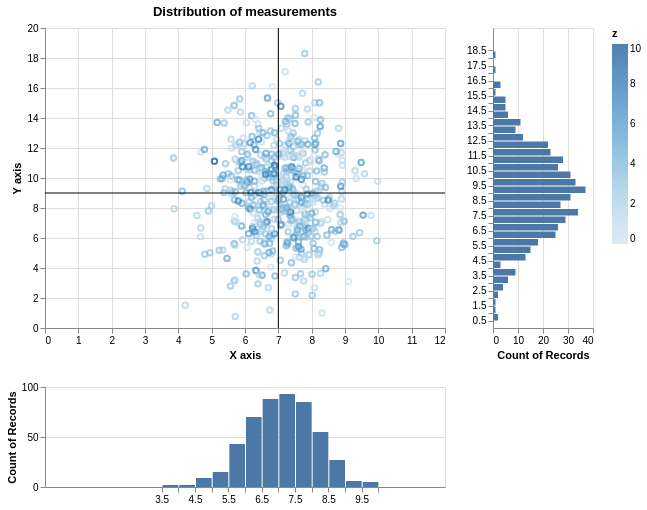

The specification (Vega-Lite) saved for this image:
### Vega specification from a JSON file in a GitHub repository (floating-point values rounded to 4 significant figures; data arrays with more than 128 entries replaced by an {"elided": "..."} marker saying what was removed)
{"$schema": "https://vega.github.io/schema/vega/v5.json", "background": "white", "padding": 5, "data": [{"name": "selector002_store"}, {"name": "selector001_store"}, {"name": "selector003_store"}, {"name": "selector004_store"}, {"name": "data-a6e686fe7d7c2cbd8c8927e1f7e899e8", "format": {}, "values": {"elided": "500 records"}}, {"name": "empty", "format": {}, "values": [{}]}, {"name": "data_1", "source": "data-a6e686fe7d7c2cbd8c8927e1f7e899e8", "transform": [{"type": "filter", "expr": "isValid(datum[\"x\"]) && isFinite(+datum[\"x\"]) && isValid(datum[\"y\"]) && isFinite(+datum[\"y\"]) && isValid(datum[\"z\"]) && isFinite(+datum[\"z\"])"}]}, {"name": "data_2", "source": "data-a6e686fe7d7c2cbd8c8927e1f7e899e8", "transform": [{"type": "extent", "field": "x", "signal": "concat_1_bin_step_0_5_x_extent"}, {"type": "bin", "field": "x", "as": ["bin_step_0_5_x", "bin_step_0_5_x_end"], "signal": "concat_1_bin_step_0_5_x_bins", "extent": {"signal": "concat_1_bin_step_0_5_x_extent"}, "step": 0.5}, {"type": "extent", "field": "y", "signal": "concat_0_concat_1_bin_step_0_5_y_extent"}, {"type": "bin", "field": "y", "as": ["bin_step_0_5_y", "bin_step_0_5_y_end"], "signal": "concat_0_concat_1_bin_step_0_5_y_bins", "extent": {"signal": "concat_0_concat_1_bin_step_0_5_y_extent"}, "step": 0.5}]}, {"name": "data_3", "source": "data_2", "transform": [{"type": "aggregate", "groupby": ["bin_step_0_5_x", "bin_step_0_5_x_end"], "ops": ["count"], "fields": [null], "as": ["__count"]}, {"type": "filter", "expr": "isValid(datum[\"bin_step_0_5_x\"]) && isFinite(+datum[\"bin_step_0_5_x\"])"}]}, {"name": "data_4", "source": "data_2", "transform": [{"type": "aggregate", "groupby": ["bin_step_0_5_y", "bin_step_0_5_y_end"], "ops": ["count"], "fields": [null], "as": ["__count"]}, {"type": "filter", "expr": "isValid(datum[\"bin_step_0_5_y\"]) && isFinite(+datum[\"bin_step_0_5_y\"])"}]}], "signals": [{"name": "concat_0_height", "value": 300}, {"name": "concat_0_concat_0_width", "value": 400}, {"name": "concat_0_concat_1_width", "value": 100}, {"name": "concat_1_width", "value": 400}, {"name": "concat_1_height", "value": 100}, {"name": "unit", "value": {}, "on": [{"events": "mousemove", "update": "isTuple(group()) ? group() : unit"}]}, {"name": "selector002", "update": "{\"x\": selector002_x, \"y\": selector002_y}"}, {"name": "selector002_x"}, {"name": "selector002_y"}, {"name": "selector001", "update": "vlSelectionResolve(\"selector001_store\", \"union\", true, true)"}, {"name": "selector003", "update": "{\"y\": selector003_y}"}, {"name": "selector003_y"}, {"name": "selector004", "update": "{\"x\": selector004_x}"}, {"name": "selector004_x"}], "layout": {"padding": 20, "columns": 1, "bounds": "full", "align": "each"}, "marks": [{"type": "group", "name": "concat_0_group", "layout": {"padding": 20, "bounds": "full", "align": "each"}, "marks": [{"type": "group", "name": "concat_0_concat_0_group", "title": {"text": "Distribution of measurements", "frame": "group"}, "style": "cell", "encode": {"update": {"width": {"signal": "concat_0_concat_0_width"}, "height": {"signal": "concat_0_height"}}}, "signals": [{"name": "selector002_x", "on": [{"events": [{"source": "view", "type": "dblclick"}], "update": "null"}, {"events": {"signal": "selector002_translate_delta"}, "update": "panLinear(selector002_translate_anchor.extent_x, -selector002_translate_delta.x / concat_0_concat_0_width)"}, {"events": {"signal": "selector002_zoom_delta"}, "update": "zoomLinear(domain(\"concat_0_concat_0_x\"), selector002_zoom_anchor.x, selector002_zoom_delta)"}], "push": "outer"}, {"name": "selector002_y", "on": [{"events": [{"source": "view", "type": "dblclick"}], "update": "null"}, {"events": {"signal": "selector002_translate_delta"}, "update": "panLinear(selector002_translate_anchor.extent_y, selector002_translate_delta.y / concat_0_height)"}, {"events": {"signal": "selector002_zoom_delta"}, "update": "zoomLinear(domain(\"concat_0_concat_0_y\"), selector002_zoom_anchor.y, selector002_zoom_delta)"}], "push": "outer"}, {"name": "selector002_tuple", "on": [{"events": [{"signal": "selector002_x || selector002_y"}], "update": "selector002_x && selector002_y ? {unit: \"concat_0_concat_0_layer_0\", fields: selector002_tuple_fields, values: [selector002_x,selector002_y]} : null"}]}, {"name": "selector002_tuple_fields", "value": [{"field": "x", "channel": "x", "type": "R"}, {"field": "y", "channel": "y", "type": "R"}]}, {"name": "selector002_translate_anchor", "value": {}, "on": [{"events": [{"source": "scope", "type": "mousedown"}], "update": "{x: x(unit), y: y(unit), extent_x: domain(\"concat_0_concat_0_x\"), extent_y: domain(\"concat_0_concat_0_y\")}"}]}, {"name": "selector002_translate_delta", "value": {}, "on": [{"events": [{"source": "window", "type": "mousemove", "consume": true, "between": [{"source": "scope", "type": "mousedown"}, {"source": "window", "type": "mouseup"}]}], "update": "{x: selector002_translate_anchor.x - x(unit), y: selector002_translate_anchor.y - y(unit)}"}]}, {"name": "selector002_zoom_anchor", "on": [{"events": [{"source": "scope", "type": "wheel", "consume": true}], "update": "{x: invert(\"concat_0_concat_0_x\", x(unit)), y: invert(\"concat_0_concat_0_y\", y(unit))}"}]}, {"name": "selector002_zoom_delta", "on": [{"events": [{"source": "scope", "type": "wheel", "consume": true}], "force": true, "update": "pow(1.001, event.deltaY * pow(16, event.deltaMode))"}]}, {"name": "selector002_modify", "on": [{"events": {"signal": "selector002_tuple"}, "update": "modify(\"selector002_store\", selector002_tuple, true)"}]}], "marks": [{"name": "concat_0_concat_0_layer_0_marks", "type": "symbol", "clip": true, "style": ["point"], "interactive": true, "from": {"data": "data_1"}, "encode": {"update": {"opacity": {"value": 0.7}, "fill": {"value": "transparent"}, "stroke": [{"test": "!length(data(\"selector001_store\")) || vlSelectionTest(\"selector001_store\", datum)", "scale": "color", "field": "z"}, {"value": "lightgray"}], "tooltip": {"signal": "{\"x\": format(datum[\"x\"], \"\"), \"y\": format(datum[\"y\"], \"\")}"}, "ariaRoleDescription": {"value": "point"}, "description": {"signal": "\"X axis: \" + (format(datum[\"x\"], \"\")) + \"; Y axis: \" + (format(datum[\"y\"], \"\")) + \"; z: \" + (format(datum[\"z\"], \"\")) + \"; x: \" + (format(datum[\"x\"], \"\")) + \"; y: \" + (format(datum[\"y\"], \"\"))"}, "x": {"scale": "concat_0_concat_0_x", "field": "x"}, "y": {"scale": "concat_0_concat_0_y", "field": "y"}}}}, {"name": "concat_0_concat_0_layer_1_layer_0_marks", "type": "rule", "clip": true, "style": ["rule"], "interactive": false, "from": {"data": "empty"}, "encode": {"update": {"stroke": {"value": "black"}, "x": {"scale": "concat_0_concat_0_x", "value": 7}, "y": {"value": 0}, "y2": {"field": {"group": "height"}}}}}, {"name": "concat_0_concat_0_layer_1_layer_1_marks", "type": "rule", "clip": true, "style": ["rule"], "interactive": false, "from": {"data": "empty"}, "encode": {"update": {"stroke": {"value": "black"}, "x": {"field": {"group": "width"}}, "x2": {"value": 0}, "y": {"scale": "concat_0_concat_0_y", "value": 9}}}}], "axes": [{"scale": "concat_0_concat_0_x", "orient": "bottom", "gridScale": "concat_0_concat_0_y", "grid": true, "tickCount": {"signal": "ceil(concat_0_concat_0_width/40)"}, "domain": false, "labels": false, "aria": false, "maxExtent": 0, "minExtent": 0, "ticks": false, "zindex": 0}, {"scale": "concat_0_concat_0_y", "orient": "left", "gridScale": "concat_0_concat_0_x", "grid": true, "tickCount": {"signal": "ceil(concat_0_height/40)"}, "domain": false, "labels": false, "aria": false, "maxExtent": 0, "minExtent": 0, "ticks": false, "zindex": 0}, {"scale": "concat_0_concat_0_x", "orient": "bottom", "grid": false, "title": "X axis", "labelFlush": true, "labelOverlap": true, "tickCount": {"signal": "ceil(concat_0_concat_0_width/40)"}, "zindex": 0}, {"scale": "concat_0_concat_0_y", "orient": "left", "grid": false, "title": "Y axis", "labelOverlap": true, "tickCount": {"signal": "ceil(concat_0_height/40)"}, "zindex": 0}]}, {"type": "group", "name": "concat_0_concat_1_group", "style": "cell", "encode": {"update": {"width": {"signal": "concat_0_concat_1_width"}, "height": {"signal": "concat_0_height"}}}, "signals": [{"name": "selector001_tuple", "on": [{"events": [{"source": "scope", "type": "click"}], "update": "datum && item().mark.marktype !== 'group' && indexof(item().mark.role, 'legend') < 0 && indexof(item().mark.name, 'selector003_brush') < 0 ? {unit: \"concat_0_concat_1\", fields: selector001_tuple_fields, values: [[(item().isVoronoi ? datum.datum : datum)[\"bin_step_0_5_y\"], (item().isVoronoi ? datum.datum : datum)[\"bin_step_0_5_y_end\"]]]} : null", "force": true}, {"events": [{"source": "view", "type": "dblclick"}], "update": "null"}]}, {"name": "selector001_tuple_fields", "value": [{"field": "y", "channel": "y", "type": "R-RE"}]}, {"name": "selector001_toggle", "value": false, "on": [{"events": [{"source": "scope", "type": "click"}], "update": "event.shiftKey"}, {"events": [{"source": "view", "type": "dblclick"}], "update": "false"}]}, {"name": "selector001_modify", "on": [{"events": {"signal": "selector001_tuple"}, "update": "modify(\"selector001_store\", selector001_toggle ? null : selector001_tuple, selector001_toggle ? null : true, selector001_toggle ? selector001_tuple : null)"}]}, {"name": "selector003_y", "on": [{"events": [{"source": "view", "type": "dblclick"}], "update": "null"}, {"events": {"signal": "selector003_translate_delta"}, "update": "panLinear(selector003_translate_anchor.extent_y, selector003_translate_delta.y / concat_0_height)"}, {"events": {"signal": "selector003_zoom_delta"}, "update": "zoomLinear(domain(\"concat_0_concat_1_y\"), selector003_zoom_anchor.y, selector003_zoom_delta)"}], "push": "outer"}, {"name": "selector003_tuple", "on": [{"events": [{"signal": "selector003_y"}], "update": "selector003_y ? {unit: \"concat_0_concat_1\", fields: selector003_tuple_fields, values: [selector003_y]} : null"}]}, {"name": "selector003_tuple_fields", "value": [{"field": "y", "channel": "y", "type": "R"}]}, {"name": "selector003_translate_anchor", "value": {}, "on": [{"events": [{"source": "scope", "type": "mousedown"}], "update": "{x: x(unit), y: y(unit), extent_y: domain(\"concat_0_concat_1_y\")}"}]}, {"name": "selector003_translate_delta", "value": {}, "on": [{"events": [{"source": "window", "type": "mousemove", "consume": true, "between": [{"source": "scope", "type": "mousedown"}, {"source": "window", "type": "mouseup"}]}], "update": "{x: selector003_translate_anchor.x - x(unit), y: selector003_translate_anchor.y - y(unit)}"}]}, {"name": "selector003_zoom_anchor", "on": [{"events": [{"source": "scope", "type": "wheel", "consume": true}], "update": "{x: invert(\"concat_0_concat_1_x\", x(unit)), y: invert(\"concat_0_concat_1_y\", y(unit))}"}]}, {"name": "selector003_zoom_delta", "on": [{"events": [{"source": "scope", "type": "wheel", "consume": true}], "force": true, "update": "pow(1.001, event.deltaY * pow(16, event.deltaMode))"}]}, {"name": "selector003_modify", "on": [{"events": {"signal": "selector003_tuple"}, "update": "modify(\"selector003_store\", selector003_tuple, true)"}]}], "marks": [{"name": "concat_0_concat_1_marks", "type": "rect", "clip": true, "style": ["bar"], "interactive": true, "from": {"data": "data_4"}, "encode": {"update": {"fill": {"value": "#4c78a8"}, "tooltip": {"signal": "{\"Count of Records\": format(datum[\"__count\"], \"\")}"}, "ariaRoleDescription": {"value": "bar"}, "description": {"signal": "\"Count of Records: \" + (format(datum[\"__count\"], \"\")) + \"; y (binned): \" + (!isValid(datum[\"bin_step_0_5_y\"]) || !isFinite(+datum[\"bin_step_0_5_y\"]) ? \"null\" : format(datum[\"bin_step_0_5_y\"], \"\") + \" – \" + format(datum[\"bin_step_0_5_y_end\"], \"\"))"}, "x": {"scale": "concat_0_concat_1_x", "field": "__count"}, "x2": {"scale": "concat_0_concat_1_x", "value": 0}, "y2": {"scale": "concat_0_concat_1_y", "field": "bin_step_0_5_y"}, "y": {"scale": "concat_0_concat_1_y", "field": "bin_step_0_5_y_end", "offset": 1}}}}], "axes": [{"scale": "concat_0_concat_1_x", "orient": "bottom", "gridScale": "concat_0_concat_1_y", "grid": true, "tickCount": {"signal": "ceil(concat_0_concat_1_width/40)"}, "domain": false, "labels": false, "aria": false, "maxExtent": 0, "minExtent": 0, "ticks": false, "zindex": 0}, {"scale": "concat_0_concat_1_x", "orient": "bottom", "grid": false, "title": "Count of Records", "labelFlush": true, "labelOverlap": true, "tickCount": {"signal": "ceil(concat_0_concat_1_width/40)"}, "zindex": 0}, {"scale": "concat_0_concat_1_y", "orient": "left", "grid": false, "labelOverlap": true, "tickCount": {"signal": "ceil(concat_0_height/10)"}, "zindex": 0}]}]}, {"type": "group", "name": "concat_1_group", "style": "cell", "encode": {"update": {"width": {"signal": "concat_1_width"}, "height": {"signal": "concat_1_height"}}}, "signals": [{"name": "selector001_tuple", "on": [{"events": [{"source": "scope", "type": "click"}], "update": "datum && item().mark.marktype !== 'group' && indexof(item().mark.role, 'legend') < 0 && indexof(item().mark.name, 'selector004_brush') < 0 ? {unit: \"concat_1\", fields: selector001_tuple_fields, values: [[(item().isVoronoi ? datum.datum : datum)[\"bin_step_0_5_x\"], (item().isVoronoi ? datum.datum : datum)[\"bin_step_0_5_x_end\"]]]} : null", "force": true}, {"events": [{"source": "view", "type": "dblclick"}], "update": "null"}]}, {"name": "selector001_tuple_fields", "value": [{"field": "x", "channel": "x", "type": "R-RE"}]}, {"name": "selector001_toggle", "value": false, "on": [{"events": [{"source": "scope", "type": "click"}], "update": "event.shiftKey"}, {"events": [{"source": "view", "type": "dblclick"}], "update": "false"}]}, {"name": "selector001_modify", "on": [{"events": {"signal": "selector001_tuple"}, "update": "modify(\"selector001_store\", selector001_toggle ? null : selector001_tuple, selector001_toggle ? null : true, selector001_toggle ? selector001_tuple : null)"}]}, {"name": "selector004_x", "on": [{"events": [{"source": "view", "type": "dblclick"}], "update": "null"}, {"events": {"signal": "selector004_translate_delta"}, "update": "panLinear(selector004_translate_anchor.extent_x, -selector004_translate_delta.x / concat_1_width)"}, {"events": {"signal": "selector004_zoom_delta"}, "update": "zoomLinear(domain(\"concat_1_x\"), selector004_zoom_anchor.x, selector004_zoom_delta)"}], "push": "outer"}, {"name": "selector004_tuple", "on": [{"events": [{"signal": "selector004_x"}], "update": "selector004_x ? {unit: \"concat_1\", fields: selector004_tuple_fields, values: [selector004_x]} : null"}]}, {"name": "selector004_tuple_fields", "value": [{"field": "x", "channel": "x", "type": "R"}]}, {"name": "selector004_translate_anchor", "value": {}, "on": [{"events": [{"source": "scope", "type": "mousedown"}], "update": "{x: x(unit), y: y(unit), extent_x: domain(\"concat_1_x\")}"}]}, {"name": "selector004_translate_delta", "value": {}, "on": [{"events": [{"source": "window", "type": "mousemove", "consume": true, "between": [{"source": "scope", "type": "mousedown"}, {"source": "window", "type": "mouseup"}]}], "update": "{x: selector004_translate_anchor.x - x(unit), y: selector004_translate_anchor.y - y(unit)}"}]}, {"name": "selector004_zoom_anchor", "on": [{"events": [{"source": "scope", "type": "wheel", "consume": true}], "update": "{x: invert(\"concat_1_x\", x(unit)), y: invert(\"concat_1_y\", y(unit))}"}]}, {"name": "selector004_zoom_delta", "on": [{"events": [{"source": "scope", "type": "wheel", "consume": true}], "force": true, "update": "pow(1.001, event.deltaY * pow(16, event.deltaMode))"}]}, {"name": "selector004_modify", "on": [{"events": {"signal": "selector004_tuple"}, "update": "modify(\"selector004_store\", selector004_tuple, true)"}]}], "marks": [{"name": "concat_1_marks", "type": "rect", "clip": true, "style": ["bar"], "interactive": true, "from": {"data": "data_3"}, "encode": {"update": {"fill": {"value": "#4c78a8"}, "tooltip": {"signal": "{\"Count of Records\": format(datum[\"__count\"], \"\")}"}, "ariaRoleDescription": {"value": "bar"}, "description": {"signal": "\"x (binned): \" + (!isValid(datum[\"bin_step_0_5_x\"]) || !isFinite(+datum[\"bin_step_0_5_x\"]) ? \"null\" : format(datum[\"bin_step_0_5_x\"], \"\") + \" – \" + format(datum[\"bin_step_0_5_x_end\"], \"\")) + \"; Count of Records: \" + (format(datum[\"__count\"], \"\"))"}, "x2": {"scale": "concat_1_x", "field": "bin_step_0_5_x", "offset": 1}, "x": {"scale": "concat_1_x", "field": "bin_step_0_5_x_end"}, "y": {"scale": "concat_1_y", "field": "__count"}, "y2": {"scale": "concat_1_y", "value": 0}}}}], "axes": [{"scale": "concat_1_y", "orient": "left", "gridScale": "concat_1_x", "grid": true, "tickCount": {"signal": "ceil(concat_1_height/40)"}, "domain": false, "labels": false, "aria": false, "maxExtent": 0, "minExtent": 0, "ticks": false, "zindex": 0}, {"scale": "concat_1_x", "orient": "bottom", "grid": false, "labelFlush": true, "labelOverlap": true, "tickCount": {"signal": "ceil(concat_1_width/10)"}, "zindex": 0}, {"scale": "concat_1_y", "orient": "left", "grid": false, "title": "Count of Records", "labelOverlap": true, "tickCount": {"signal": "ceil(concat_1_height/40)"}, "zindex": 0}]}], "scales": [{"name": "color", "type": "linear", "domain": {"data": "data_1", "field": "z"}, "range": "ramp", "interpolate": "hcl", "zero": false}, {"name": "concat_0_concat_0_x", "type": "linear", "domain": [0, 12], "domainRaw": {"signal": "selector002[\"x\"]"}, "range": [0, {"signal": "concat_0_concat_0_width"}], "nice": true, "zero": true}, {"name": "concat_0_concat_0_y", "type": "linear", "domain": [0, 20], "domainRaw": {"signal": "selector002[\"y\"]"}, "range": [{"signal": "concat_0_height"}, 0], "nice": true, "zero": true}, {"name": "concat_0_concat_1_x", "type": "linear", "domain": {"data": "data_4", "field": "__count"}, "range": [0, {"signal": "concat_0_concat_1_width"}], "nice": true, "zero": true}, {"name": "concat_0_concat_1_y", "type": "linear", "domain": [0, 20], "domainRaw": {"signal": "selector003[\"y\"]"}, "range": [{"signal": "concat_0_height"}, 0], "bins": {"signal": "concat_0_concat_1_bin_step_0_5_y_bins"}, "zero": true}, {"name": "concat_1_x", "type": "linear", "domain": [0, 12], "domainRaw": {"signal": "selector004[\"x\"]"}, "range": [0, {"signal": "concat_1_width"}], "bins": {"signal": "concat_1_bin_step_0_5_x_bins"}, "zero": true}, {"name": "concat_1_y", "type": "linear", "domain": {"data": "data_3", "field": "__count"}, "range": [{"signal": "concat_1_height"}, 0], "nice": true, "zero": true}], "legends": [{"stroke": "color", "gradientLength": {"signal": "clamp(concat_0_height, 64, 200)"}, "title": "z", "encode": {"gradient": {"update": {"opacity": {"value": 0.7}}}}}], "config": {}}
